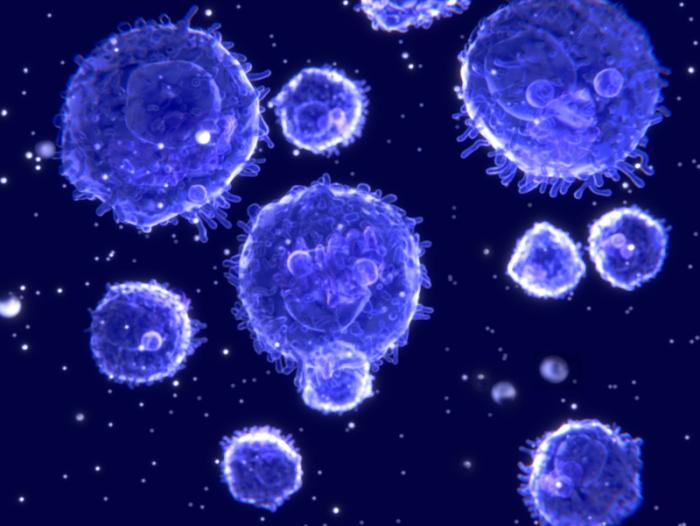
#> input picture COMP61342 Computer Vision/Practical Assignment/python_snippets/snippet_12/white-blood-cells.jpg, 700 x 526 px
$ python snippet_12.py
#> lines starting #> are read from the running program, lines starting #| are printed output that depends on the picture; after the words box and inside, x2 and y2 are one past the last pixel; in counts of white or black regions, pixels touching at a corner belong together
# snippet_12.py
# -----------------------

"""
Python Code Snippets
Terence Morley, Department of Computer Science,
    The University of Manchester, Nov 2020

Purpose: Erode, dilate, open and close.
"""

import cv2
import sys
from matplotlib import pyplot as plt
import numpy as np


input_file = 'white-blood-cells.jpg'
img = cv2.imread(input_file, cv2.IMREAD_GRAYSCALE)
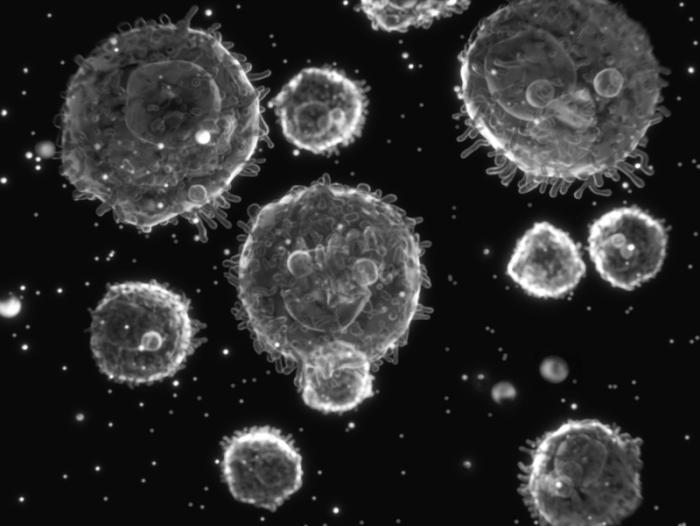
#> img: shape (526, 700); min 0, max 255, mean 46.2
#
# Check for success
if img is None:
    print('Failed to open', input_file)
    sys.exit()


# Threshold
_, thresh = cv2.threshold(img, 50, 255, cv2.THRESH_BINARY)
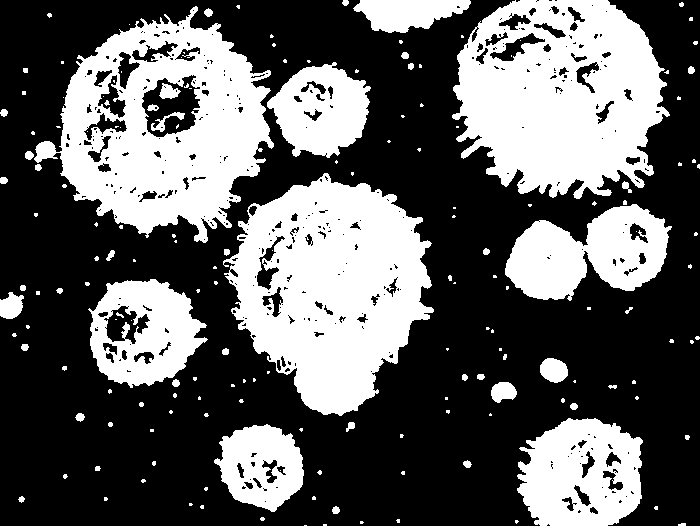
#> thresh: shape (526, 700); 37.7% white; 174 white regions (119 under 20 px), largest, box (x1, y1, x2, y2) and area: (223, 173, 434, 416) 32136, (452, 0, 670, 199) 30499, (34, 6, 274, 243) 29262
cv2.imwrite('threshold.png', thresh)


# Create structuring element
struc_elem = cv2.getStructuringElement(cv2.MORPH_ELLIPSE, (5,5))


# Erode (a number of times)
output = thresh.copy()
for i in range(3):
    output = cv2.erode(output, struc_elem)
#
cv2.imwrite('eroded.png', output)


# Dilate (a number of times)
output = thresh.copy()
for i in range(3):
    output = cv2.dilate(output, struc_elem)
#
cv2.imwrite('dilated.png', output)


# Open (a number of times)
output = thresh.copy()
for i in range(6):
    output = cv2.erode(output, struc_elem)
    output = cv2.dilate(output, struc_elem)
#
cv2.imwrite('opened.png', output)


# Close (a number of times)
output = thresh.copy()
for i in range(6):
    output = cv2.dilate(output, struc_elem)
    output = cv2.erode(output, struc_elem)
#> this loop made 6 passes
#> pass 1, `output = cv2.erode(output, struc_elem)`:
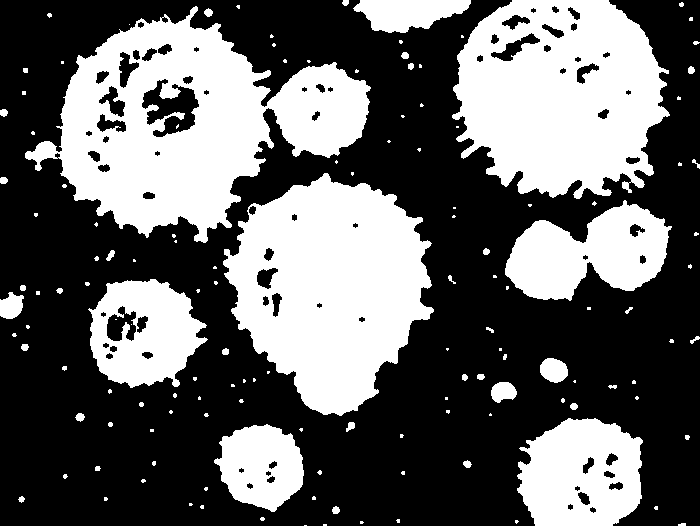
#> output: shape (526, 700); 39.3% white; 139 white regions (91 under 20 px), largest, box (x1, y1, x2, y2) and area: (25, 6, 371, 243) 38411, (223, 173, 434, 416) 33388, (452, 0, 670, 199) 31682
#
cv2.imwrite('closed.png', output)


# Erode (a number of times) and then Dilate (a number of times)
output = thresh.copy()
for i in range(3):
    output = cv2.erode(output, struc_elem)
for i in range(3):
    output = cv2.dilate(output, struc_elem)
#> this loop made 3 passes
#> pass 1, `output = cv2.dilate(output, struc_elem)`:
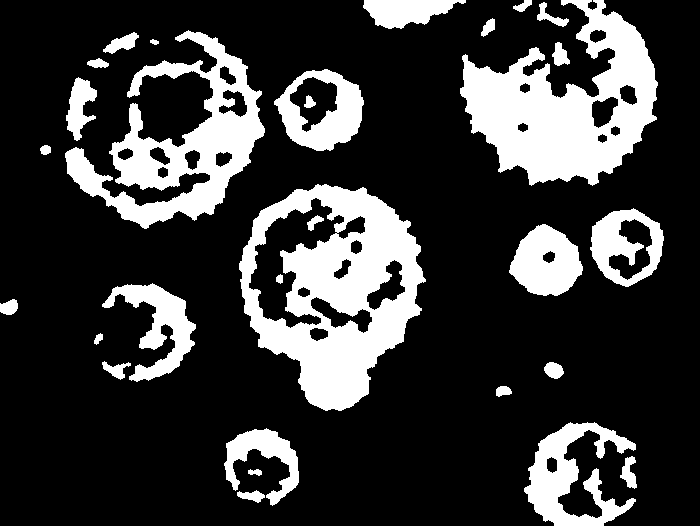
#> output: shape (526, 700); 22.4% white; 30 white regions, largest, box (x1, y1, x2, y2) and area: (239, 184, 426, 411) 21819, (460, 0, 658, 186) 18882, (65, 30, 265, 229) 13955
#
cv2.imwrite('erosions_dilations.png', output)


# Dilate (a number of times) and then Erode (a number of times)
output = thresh.copy()
for i in range(3):
    output = cv2.dilate(output, struc_elem)
for i in range(3):
    output = cv2.erode(output, struc_elem)
#> this loop made 3 passes
#> pass 1, `output = cv2.erode(output, struc_elem)`:
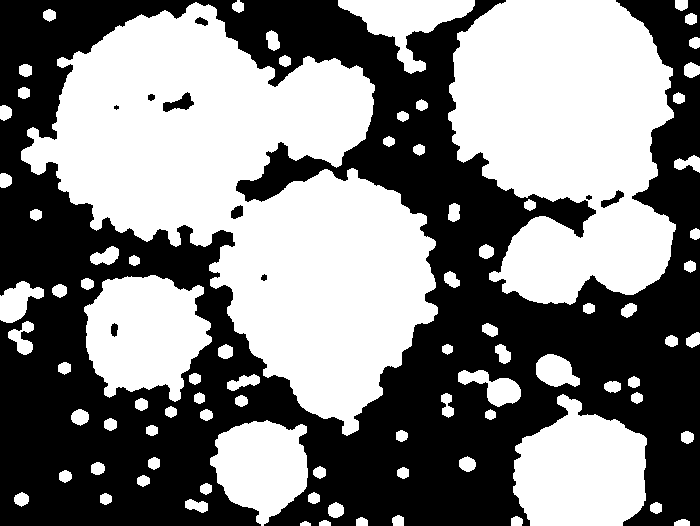
#> output: shape (526, 700); 50.8% white; 10 black regions (1 under 20 px), largest, box (x1, y1, x2, y2) and area: (0, 0, 700, 526) 180148, (163, 92, 194, 112) 301, (601, 190, 624, 208) 160
#> pass 2, `output = cv2.erode(output, struc_elem)`:
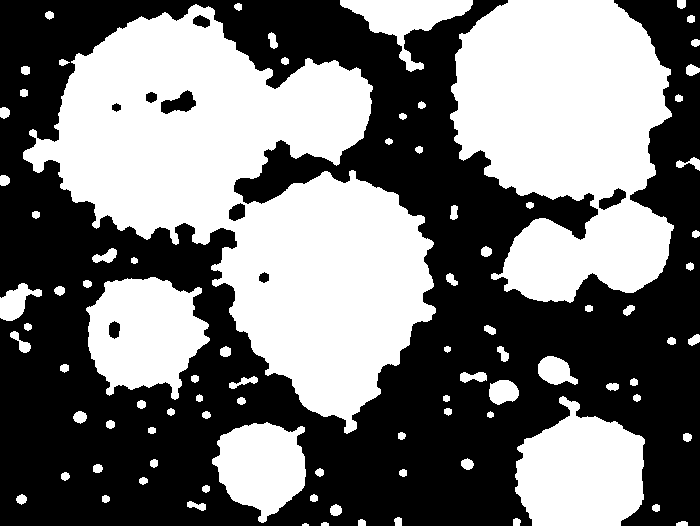
#> output: shape (526, 700); 46.3% white; 89 white regions (1 under 20 px), largest, box (x1, y1, x2, y2) and area: (23, 4, 436, 434) 82563, (450, 0, 674, 303) 47501, (515, 396, 645, 526) 12201
#> pass 3, `output = cv2.erode(output, struc_elem)`:
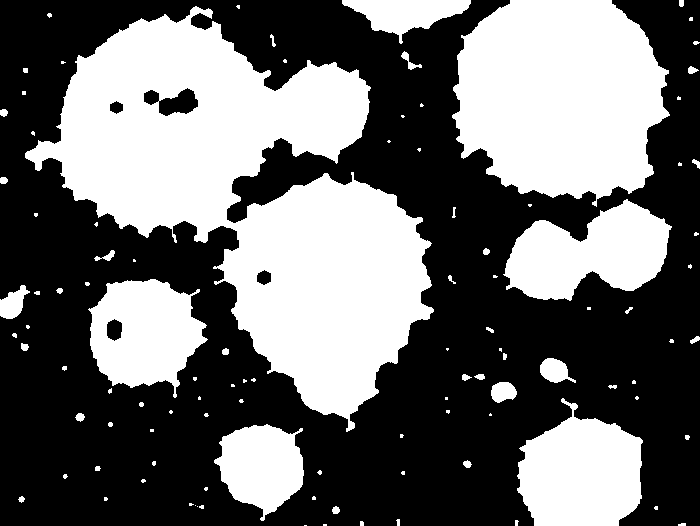
#> output: shape (526, 700); 42.3% white; 105 white regions (60 under 20 px), largest, box (x1, y1, x2, y2) and area: (25, 6, 434, 432) 77632, (452, 0, 670, 207) 34406, (517, 398, 643, 526) 11418
#
cv2.imwrite('dilations_erosions.png', output)
